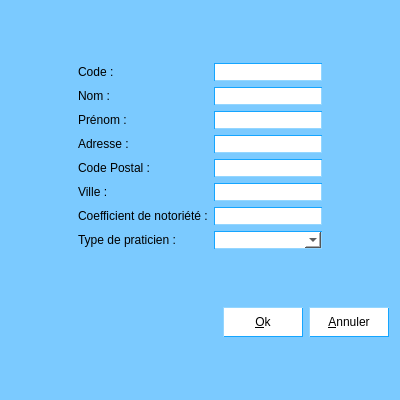
<?xml version="1.0" encoding="UTF-8"?>
<ui version="4.0">
 <class>DialogModifPraticien</class>
 <widget class="QDialog" name="DialogModifPraticien">
  <property name="geometry">
   <rect>
    <x>0</x>
    <y>0</y>
    <width>400</width>
    <height>400</height>
   </rect>
  </property>
  <property name="minimumSize">
   <size>
    <width>400</width>
    <height>400</height>
   </size>
  </property>
  <property name="maximumSize">
   <size>
    <width>400</width>
    <height>400</height>
   </size>
  </property>
  <property name="windowTitle">
   <string>Modification des praticiens</string>
  </property>
  <property name="windowIcon">
   <iconset resource="mesImages.qrc">
    <normaloff>:/images/leLogo</normaloff>:/images/leLogo</iconset>
  </property>
  <property name="styleSheet">
   <string notr="true">background-color:rgb(123,202,255);</string>
  </property>
  <layout class="QVBoxLayout" name="verticalLayout">
   <item>
    <layout class="QHBoxLayout" name="horizontalLayout_2">
     <item>
      <spacer name="horizontalSpacer_2">
       <property name="orientation">
        <enum>Qt::Horizontal</enum>
       </property>
       <property name="sizeHint" stdset="0">
        <size>
         <width>40</width>
         <height>20</height>
        </size>
       </property>
      </spacer>
     </item>
     <item>
      <layout class="QGridLayout" name="gridLayout">
       <item row="0" column="0">
        <widget class="QLabel" name="label">
         <property name="text">
          <string>Code :</string>
         </property>
        </widget>
       </item>
       <item row="0" column="1">
        <widget class="QLineEdit" name="lineEditMatricule">
         <property name="styleSheet">
          <string notr="true">background-color:white;
border-width:1px;
border-color: rgb(21, 165, 255);
border-style:inset;</string>
         </property>
        </widget>
       </item>
       <item row="1" column="0">
        <widget class="QLabel" name="label_2">
         <property name="text">
          <string>Nom :</string>
         </property>
        </widget>
       </item>
       <item row="1" column="1">
        <widget class="QLineEdit" name="lineEditNom">
         <property name="styleSheet">
          <string notr="true">background-color:white;
border-width:1px;
border-color: rgb(21, 165, 255);
border-style:inset;</string>
         </property>
        </widget>
       </item>
       <item row="2" column="0">
        <widget class="QLabel" name="label_3">
         <property name="text">
          <string>Prénom :</string>
         </property>
        </widget>
       </item>
       <item row="2" column="1">
        <widget class="QLineEdit" name="lineEditPrenom">
         <property name="styleSheet">
          <string notr="true">background-color:white;
border-width:1px;
border-color: rgb(21, 165, 255);
border-style:inset;</string>
         </property>
        </widget>
       </item>
       <item row="3" column="0">
        <widget class="QLabel" name="label_4">
         <property name="text">
          <string>Adresse :</string>
         </property>
        </widget>
       </item>
       <item row="3" column="1">
        <widget class="QLineEdit" name="lineEditAdresse">
         <property name="styleSheet">
          <string notr="true">background-color:white;
border-width:1px;
border-color: rgb(21, 165, 255);
border-style:inset;</string>
         </property>
        </widget>
       </item>
       <item row="4" column="0">
        <widget class="QLabel" name="label_5">
         <property name="text">
          <string>Code Postal :</string>
         </property>
        </widget>
       </item>
       <item row="4" column="1">
        <widget class="QLineEdit" name="lineEditCP">
         <property name="styleSheet">
          <string notr="true">background-color:white;
border-width:1px;
border-color: rgb(21, 165, 255);
border-style:inset;</string>
         </property>
        </widget>
       </item>
       <item row="5" column="0">
        <widget class="QLabel" name="label_6">
         <property name="text">
          <string>Ville :</string>
         </property>
        </widget>
       </item>
       <item row="5" column="1">
        <widget class="QLineEdit" name="lineEditVille">
         <property name="styleSheet">
          <string notr="true">background-color:white;
border-width:1px;
border-color: rgb(21, 165, 255);
border-style:inset;</string>
         </property>
        </widget>
       </item>
       <item row="6" column="0">
        <widget class="QLabel" name="label_7">
         <property name="text">
          <string>Coefficient de notoriété :</string>
         </property>
        </widget>
       </item>
       <item row="7" column="0">
        <widget class="QLabel" name="label_8">
         <property name="text">
          <string>Type de praticien :</string>
         </property>
        </widget>
       </item>
       <item row="7" column="1">
        <widget class="QComboBox" name="comboBoxTypeModif">
         <property name="styleSheet">
          <string notr="true">background-color:white;
border-width:1px;
border-color: rgb(21, 165, 255);
border-style:inset;</string>
         </property>
        </widget>
       </item>
       <item row="6" column="1">
        <widget class="QLineEdit" name="lineEditCN">
         <property name="styleSheet">
          <string notr="true">background-color:white;
border-width:1px;
border-color: rgb(21, 165, 255);
border-style:inset;</string>
         </property>
        </widget>
       </item>
      </layout>
     </item>
     <item>
      <spacer name="horizontalSpacer_3">
       <property name="orientation">
        <enum>Qt::Horizontal</enum>
       </property>
       <property name="sizeHint" stdset="0">
        <size>
         <width>40</width>
         <height>20</height>
        </size>
       </property>
      </spacer>
     </item>
    </layout>
   </item>
   <item>
    <layout class="QHBoxLayout" name="horizontalLayout">
     <item>
      <spacer name="horizontalSpacer">
       <property name="orientation">
        <enum>Qt::Horizontal</enum>
       </property>
       <property name="sizeHint" stdset="0">
        <size>
         <width>40</width>
         <height>20</height>
        </size>
       </property>
      </spacer>
     </item>
     <item>
      <widget class="QPushButton" name="pushButtonOk">
       <property name="minimumSize">
        <size>
         <width>80</width>
         <height>30</height>
        </size>
       </property>
       <property name="styleSheet">
        <string notr="true">background-color:white;
border-width:1px;
border-color: rgb(21, 165, 255);
border-style:outset;</string>
       </property>
       <property name="text">
        <string>&amp;Ok</string>
       </property>
      </widget>
     </item>
     <item>
      <widget class="QPushButton" name="pushButtonAnnuler">
       <property name="minimumSize">
        <size>
         <width>80</width>
         <height>30</height>
        </size>
       </property>
       <property name="styleSheet">
        <string notr="true">background-color:white;
border-width:1px;
border-color: rgb(21, 165, 255);
border-style:outset;</string>
       </property>
       <property name="text">
        <string>&amp;Annuler</string>
       </property>
      </widget>
     </item>
    </layout>
   </item>
  </layout>
 </widget>
 <resources>
  <include location="mesImages.qrc"/>
 </resources>
 <connections/>
</ui>
